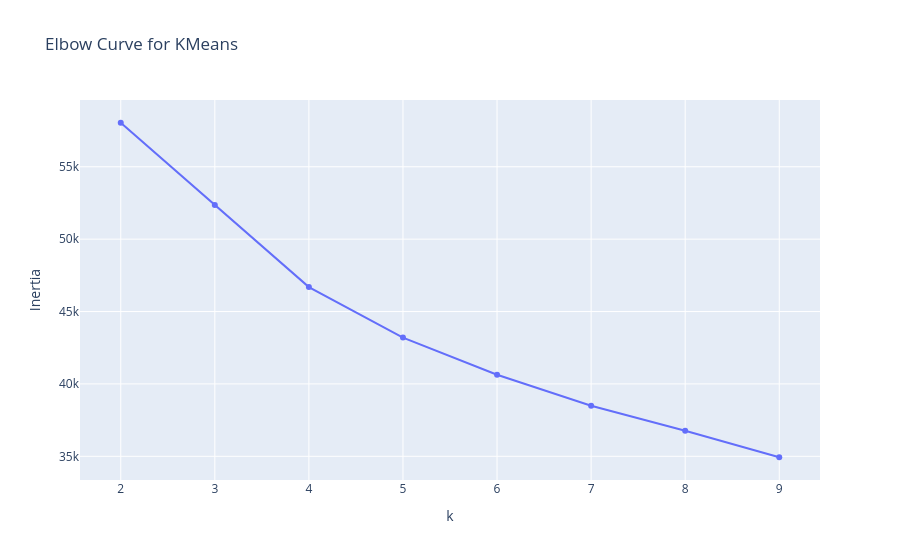

The notebook cell this image was saved under:
### Code cell
fig_elbow = go.Figure()
fig_elbow.add_trace(go.Scatter(x=list(K_range), y=inertias, mode="lines+markers", name="Inertia"))
fig_elbow.update_layout(title="Elbow Curve for KMeans", xaxis_title="k", yaxis_title="Inertia")
fig_elbow.write_html("chart_elbow.html")
fig_elbow.show()

### Figure 1 — Plotly figure (JSON) as saved in the notebook; plotly's stock layout.template omitted (floating-point values rounded to 4 significant figures)
{"data": [{"mode": "lines+markers", "name": "Inertia", "type": "scatter", "x": [2, 3, 4, 5, 6, 7, 8, 9], "y": [58040.0, 52370.0, 46690.0, 43200.0, 40630.0, 38490.0, 36770.0, 34940.0]}], "layout": {"title": {"text": "Elbow Curve for KMeans"}, "xaxis": {"title": {"text": "k"}}, "yaxis": {"title": {"text": "Inertia"}}}}
